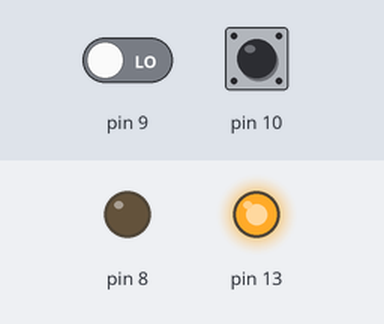
Simulated run of this sketch. Board: Arduino Uno, built with avr-gcc and run on an emulated ATmega328P. On the bench: output pins drawn as LEDs (lit = HIGH). The inputs (shaded band) are chosen by the test bench; at power-on: pin 9 LOW, pin 10 HIGH.

Above: at 1.2 s.
1.3 s: pin 9 driven HIGH
At 2.2 s:
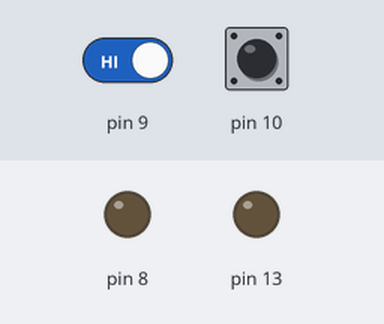
2.8 s: pin 10 pulled LOW for 0.15 s
At 2.87 s:
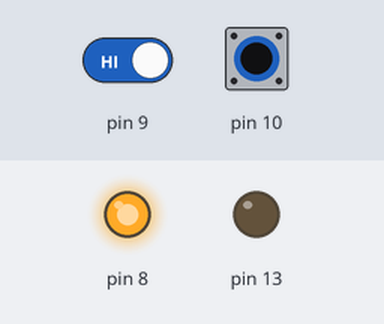
4.4 s: pin 10 pulled LOW for 3.2 s
At 8.2 s:
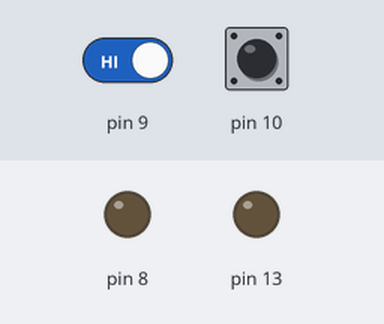
9.1 s: pin 9 driven LOW
At 9.4 s:
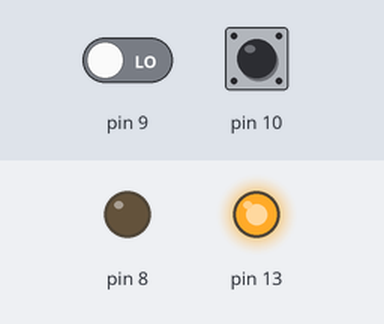
10.6 s: pin 10 pulled LOW for 1 s
At 11.4 s:
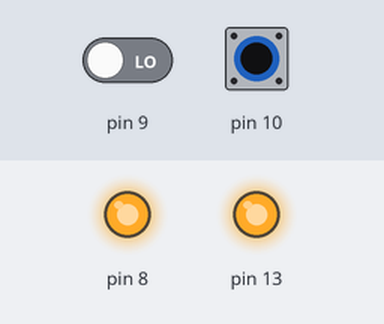
Timing chart, 0 to 13.6 s (numbered marks = the images above; inputs shaded):
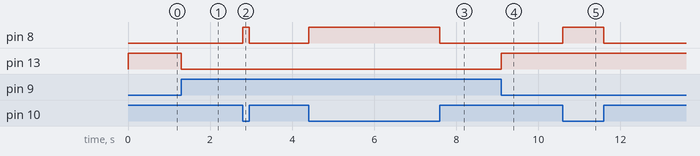

Measured:
- after the input at 1.3 s, pin 13: HIGH → LOW at once
- after the input at 2.8 s, pin 8: LOW → HIGH at once, → LOW 0.15 s later
- after the input at 4.4 s, pin 8: LOW → HIGH at once, → LOW 3.2 s later
- after the input at 9.1 s, pin 13: LOW → HIGH at once
- after the input at 10.6 s, pin 8: LOW → HIGH at once, → LOW 1.0 s later

The sketch:

BUTTON_LED2.ino
```cpp
void setup() {
  pinMode(9, INPUT);
  pinMode(13, OUTPUT);
  pinMode(10, INPUT_PULLUP);
  pinMode(8, OUTPUT);
}

void loop(){
  int n=digitalRead(9);
  int m=digitalRead(10);
  if(n)
    digitalWrite(13,LOW);
  else
    digitalWrite(13,HIGH);
  if(m)
    digitalWrite(8,LOW);
  else
    digitalWrite(8,HIGH);
}
```
